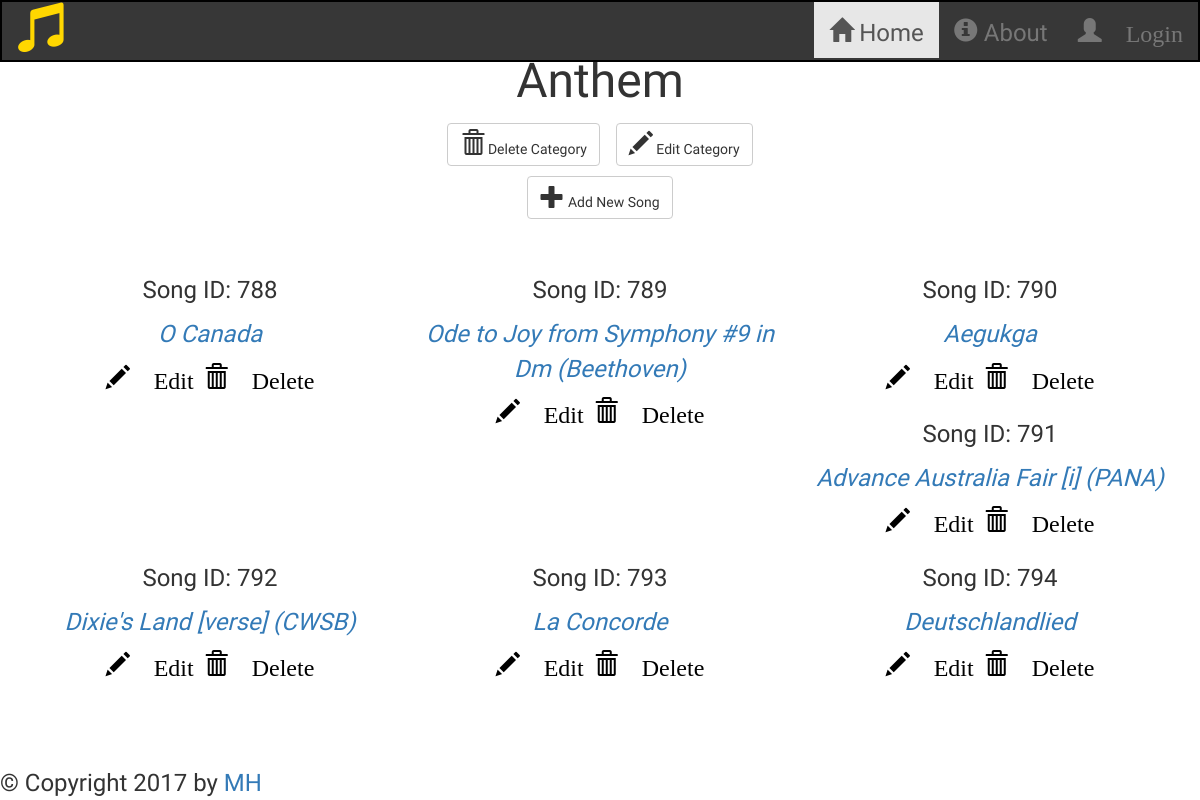
Screenshot of /categories/Anthem/53 with the database file from the repository.
### songsdb_setup.py (models this page shows, shortened)
class Song(Base):
    __tablename__ = 'allsongs'
    id = Column(Integer, primary_key=True)
    name = Column(String, nullable=False)
    key = Column(String, nullable=False)
    year = Column(Integer, nullable=False)
    composer = Column(String, nullable=False)
    bpm = Column(Integer, nullable=False)
    timesig = Column(String, nullable=False)
    category_id = Column(Integer, ForeignKey('category.id'))
    category = relationship(Category)
    user_id = Column(Integer, ForeignKey('user.id'))
    user = relationship(User)

### application.py (the view)
@app.route('/categories/<path:category>/<int:category_id>')
def showCategorySongs(category, category_id):
    songs = session.query(Song).filter(Song.category_id == category_id).all()
    if 'username' not in login_session:
        return render_template('publicsongs.html', songs=songs,
                               category=category,
                               category_id=category_id)
    else:
        return render_template('categorysongs.html', songs=songs,
                               category=category,
                               category_id=category_id)

### templates/publicsongs.html (shortened to what this page needs)
{% extends "main.html" %} {% block content %}
<div>
    <div>
        <h1 class='text-center'>{{ category }}</h1>
        <div class="row">
            <div class="col-lg-4 col-lg-offset-4 text-center">
                <a href="{{url_for('deleteCategory', category = category, category_id = category_id) }}">
                    <button class="btn btn-default delete" id="delete-category">
                        <span class="glyphicon glyphicon-trash"></span>  Delete Category
                    </button>
                </a>
                <a href="{{url_for('editCategory', category = category) }}">
                    <button class="btn btn-default delete" id="edit-category">
                        <span class="glyphicon glyphicon-pencil"></span>  Edit Category
                    </button>
                </a>
                <a href="{{url_for('newSong', category = category, category_id = category_id) }}">
                    <button class="btn btn-default" id="add-song">
                        <span class="glyphicon glyphicon-plus"></span>  Add New Song
                    </button>
                </a>
            </div>
        </div>
    </div>
    <br>
    <div class='col-lg-12 text-center'>
        {% for i in songs %}
        <div class='col-lg-4 text-center' id="song-label">
            <span><p>Song ID: {{ i.id }}</p><span>
            <span><p><a href= "{{url_for('showSongInfo', category = category, category_id = category_id, song_id = i.id, name = i.name) }}"><i>{{i.name}}</i></a></p></span>
            <a href="{{url_for('editSong', category = category, name = i.name, song_id = i.id) }}">
                    <span class="glyphicon glyphicon-pencil" id="edit-song"> Edit</span>
            </a>
            <a href="{{url_for('deleteSong', category_id = category_id, song_id = i.id) }}">
                    <span class="glyphicon glyphicon-trash text-right" id="delete-song"> Delete</span>
            </a>
        </div>
        {% endfor %}
    </div>
</div>
{% endblock %}

### static/styles.css (style rules this page uses)
* { font-family: 'Neuton', serif, Arial, Sans-serif; font-size: 24px; }
h1 { font-size: 48px; }
#delete-song, #edit-song { margin: 2px; color: black; }
.btn { margin: 5px; }
#song-label { margin-top: 10px; padding: 5px; }

### rows the page displays
Song: id "788", name "O Canada"
Song: id "789", name "Ode to Joy from Symphony #9 in Dm (Beethoven)"
Song: id "790", name "Aegukga"
Song: id "791", name "Advance Australia Fair [i] (PANA)"
Song: id "792", name "Dixie's Land [verse] (CWSB)"
Song: id "793", name "La Concorde"
Song: id "794", name "Deutschlandlied"

### other values shown
{{ category }} "Anthem"
